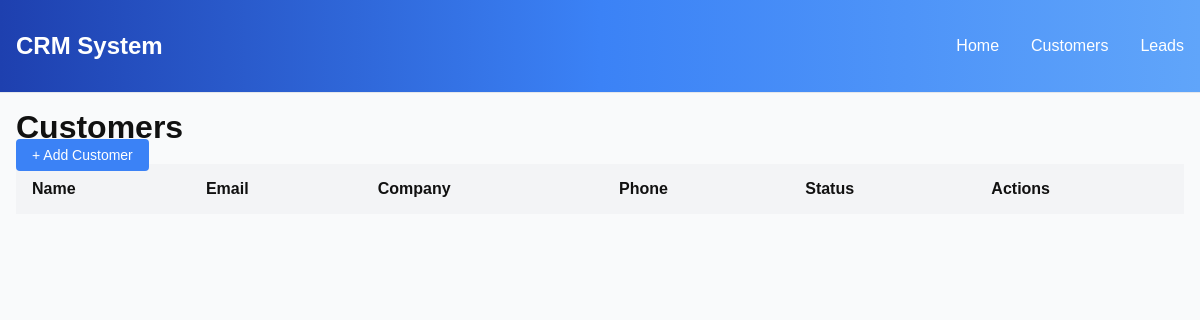
The page /customers on the database as committed earlier.
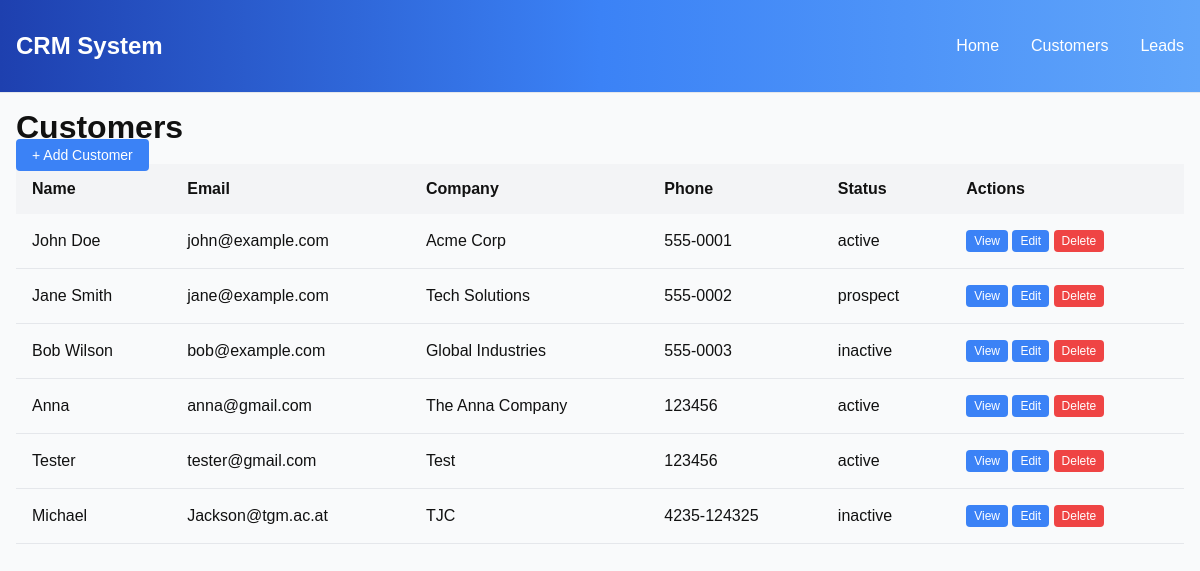
The same page on the database as committed later.
### tables this page shows
CREATE TABLE customers (
        id INTEGER PRIMARY KEY AUTOINCREMENT,
        name TEXT,
        email TEXT,
        company TEXT,
        phone TEXT,
        status TEXT
    );

### app.py (the view)
@app.route('/customers')
def customers():
    return render_template('customers.html', customers=Customer.get_all_customers())

### models.py (called while the page is built)
    @classmethod
    def get_all_customers(cls):
        conn = sqlite3.connect(DB_NAME)
        cursor = conn.cursor()
        cursor.execute("SELECT id, name, email, company, phone, status FROM customers")
        rows = cursor.fetchall()
        conn.close()
        customers = []
        for row in rows:
            customer = cls(row[1], row[2], row[3], row[4], row[5])
            customer.id = row[0]
            customers.append(customer)
        return customers

### templates/customers.html
{% extends 'base.html' %}
{% block content %}
<h1>Customers</h1>
<p>
    <a href="{{ url_for('add_customer') }}" class="btn btn-primary">+ Add Customer</a>
</p>
<table class="table">
    <tr>
        <th>Name</th>
        <th>Email</th>
        <th>Company</th>
        <th>Phone</th>
        <th>Status</th>
        <th>Actions</th>
    </tr>
    {% for c in customers %}
    <tr>
        <td>{{ c.name }}</td>
        <td>{{ c.email }}</td>
        <td>{{ c.company }}</td>
        <td>{{ c.phone }}</td>
        <td>{{ c.status }}</td>
        <td>
            <a href="{{ url_for('customer_detail', customer_id=c.id) }}" class="btn btn-sm btn-primary">View</a>
            <a href="{{ url_for('edit_customer', customer_id=c.id) }}" class="btn btn-sm btn-primary">Edit</a>
            <form method="POST" action="{{ url_for('delete_customer', customer_id=c.id) }}" style="display:inline">
                <button type="submit" class="btn btn-sm btn-danger" onclick="return confirm('Delete?')">Delete</button>
            </form>
        </td>
    </tr>
    {% endfor %}
</table>
{% endblock %}

### templates/base.html (shortened to what this page needs)
<!DOCTYPE html>
<html>
<head>
    <link rel="stylesheet" href="{{ url_for('static', filename='css/style.css') }}">
</head>
<body>
    <nav class="navbar">
        <div class="container">
            <div class="nav-brand">CRM System</div>
            <ul class="nav-menu">
                <li><a href="{{ url_for('index') }}" class="nav-link">Home</a></li>
                <li><a href="{{ url_for('customers') }}" class="nav-link">Customers</a></li>
                <li><a href="{{ url_for('leads') }}" class="nav-link">Leads</a></li>
            </ul>
        </div>
    </nav>
    <div class="container">
        {% block content %}{% endblock %}
    </div>
</body>
</html>

### static/css/style.css (style rules this page uses)
* { margin: 0; padding: 0; box-sizing: border-box; }
body { font-family: sans-serif; background: #f9fafb; color: #111; }
.container { max-width: 1200px; margin: 0 auto; padding: 1rem; }
.navbar { background: linear-gradient(to right, #1e40af, #3b82f6, #60a5fa); padding: 1rem 0; border-bottom: 1px solid #e5e7eb; }
.navbar .container { display: flex; justify-content: space-between; align-items: center; }
.nav-brand { font-size: 1.5rem; font-weight: bold; color: white; }
.nav-menu { display: flex; list-style: none; gap: 2rem; }
.nav-link { color: white; text-decoration: none; }
.btn { padding: 0.5rem 1rem; border: none; border-radius: 4px; cursor: pointer; text-decoration: none; font-size: 14px; }
.btn-primary { background: #3b82f6; color: white; }
.btn-danger { background: #ef4444; color: white; }
.btn-sm { padding: 4px 8px; font-size: 12px; }
.table { width: 100%; border-collapse: collapse; }
.table th { background: #f3f4f6; padding: 1rem; text-align: left; }
.table td { padding: 1rem; border-bottom: 1px solid #e5e7eb; }

Rows that differ between the two databases and show on the page:
added customers: name "John Doe", email "john@example.com", company "Acme Corp", phone "555-0001", status "active"
added customers: name "Jane Smith", email "jane@example.com", company "Tech Solutions", phone "555-0002", status "prospect"
added customers: name "Bob Wilson", email "bob@example.com", company "Global Industries", phone "555-0003", status "inactive"
added customers: name "Anna", email "anna@gmail.com", company "The Anna Company", phone "123456", status "active"
added customers: name "Tester", email "tester@gmail.com", company "Test", phone "123456", status "active"
added customers: name "Michael", email "Jackson@tgm.ac.at", company "TJC", phone "4235-124325", status "inactive"
